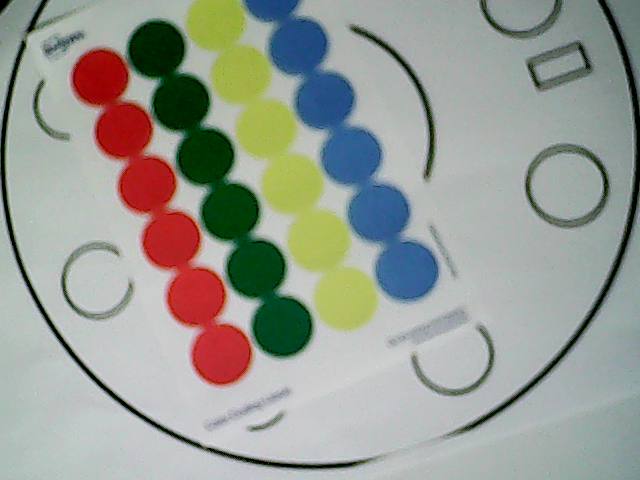
%> input picture lab1/bg_img.png, 640 x 480 px
$ octave --eval "result = further_filter_f('../lab1/bg_img.png');"   (GNU Octave 9; MATLAB toolbox functions it lacks are replaced by stand-ins)
%> lines starting %> are read from the running program, lines starting %| are printed output that depends on the picture
%% final image filtering
%{
Further filters the finely filtered image through matlabs builtin erosion
and dialtion tools. Outcome is a binary image contaiing circular regions
where washers are located
%}
function filtered_img = further_filter_f(bin_pic)
%> called with bin_pic = '../lab1/bg_img.png'
    SE = strel('disk',6);
    input_file = imread(bin_pic);
%> input_file is the input picture: size 480x640x3 uint8; mean R, G, B 151.4, 155.4, 147.3
    input_file = imdilate(input_file, SE);
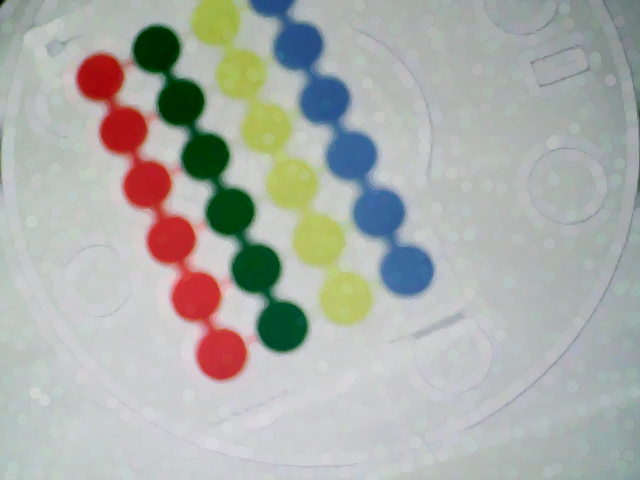
%> input_file: size 480x640x3 uint8; mean R, G, B 171.4, 174.3, 169.6
    imwrite(input_file,bin_pic);

    input_file = imread(bin_pic);
    SE = strel('disk',13);
    input_file = imerode(input_file, SE);
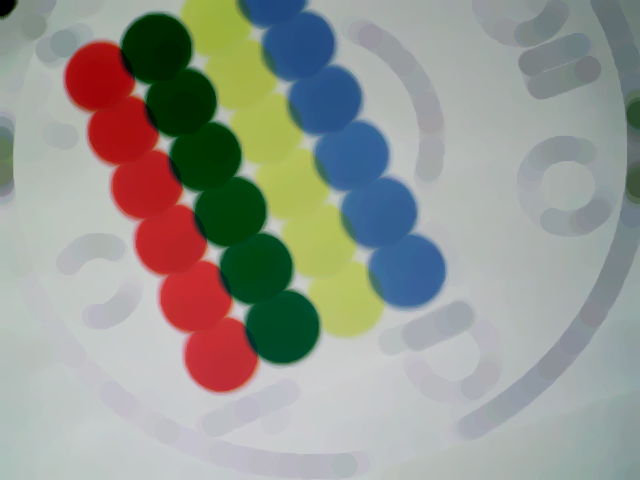
%> input_file: size 480x640x3 uint8; mean R, G, B 149.6, 152, 144.8
    imwrite(input_file,bin_pic);

    SE = strel('disk',6);
    input_file = imread(bin_pic);
    input_file = imdilate(input_file, SE);
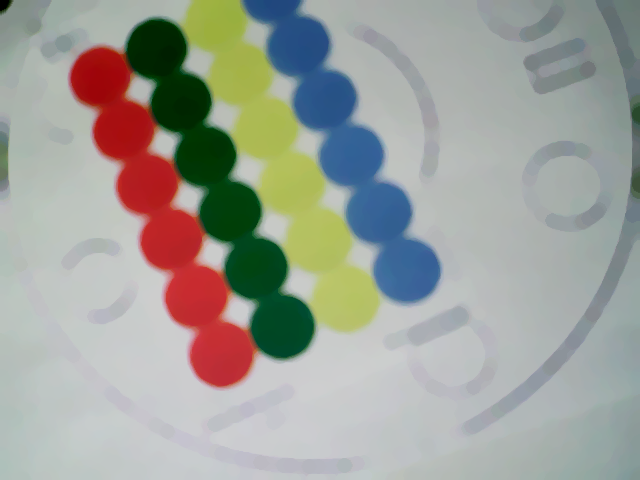
%> input_file: size 480x640x3 uint8; mean R, G, B 157.3, 159.8, 152.6
    imwrite(input_file,bin_pic);
    input_file = imread(bin_pic);

    SE = strel('disk',4);
    filtered_img = imerode(input_file, SE);
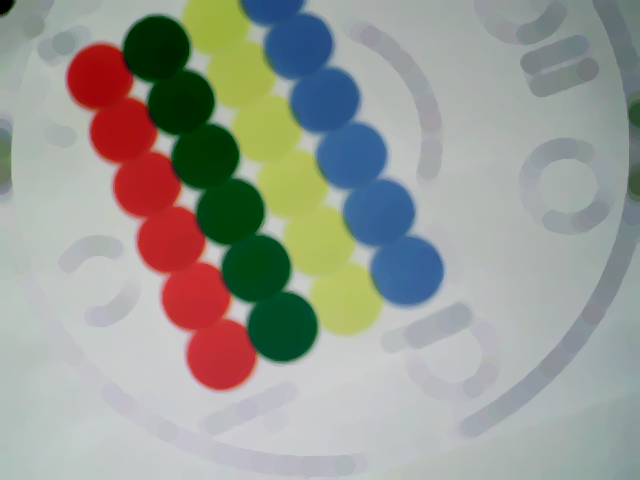
%> filtered_img: size 480x640x3 uint8; mean R, G, B 152.8, 155.2, 148
end
